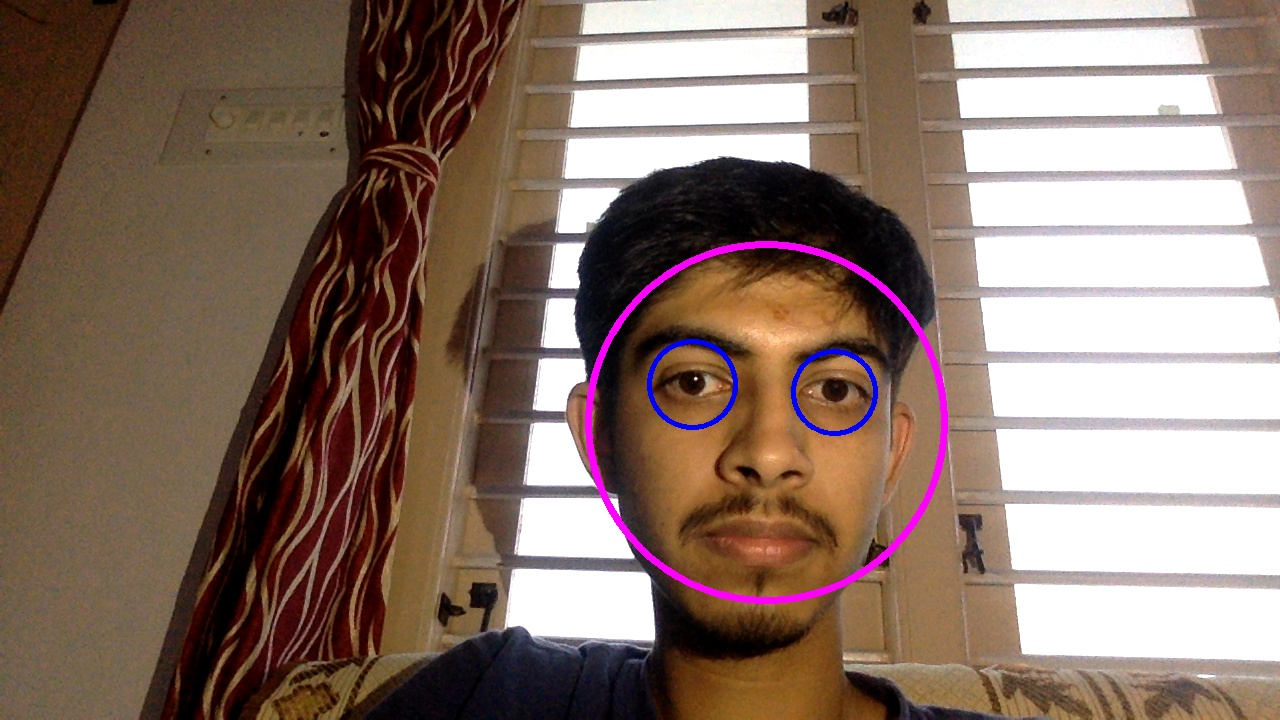
#> input picture hackathon/detection.jpg, 1280 x 720 px
$ jupyter execute Untitled1.ipynb
#> lines starting #> are read from the running program, lines starting #| are printed output that depends on the picture
[cell 1]
import cv2 as cv
import numpy as np
from PIL import Image

[cell 2]
img=cv.imread("detection.jpg")
#> img is the input picture: shape (720, 1280, 3); mean B, G, R 105.5, 116.7, 138.3
img.shape
#> Out = (720, 1280, 3)

[cell 3]
img=img[10:30,10:30]
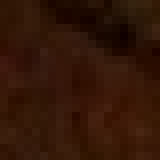
#> img: shape (20, 20, 3) (shown 8 times larger); mean B, G, R 7.2, 21.9, 50.7
cv.imwrite("cropped.jpg",img)
#> Out = True

[cell 4]
img.shape
#> Out = (20, 20, 3)
